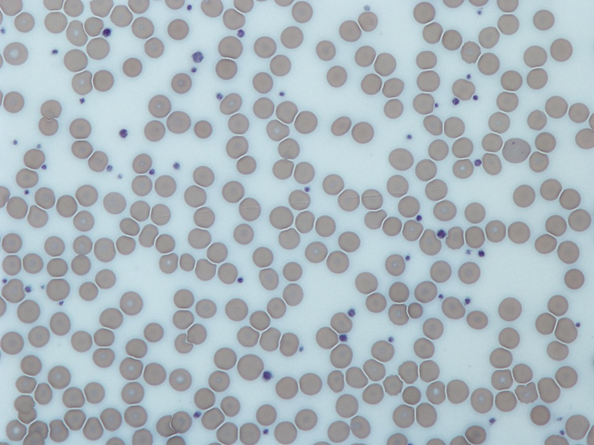
#> input picture Thursday 10:40 - 12:30/E22CSEU0955/lab7/a.png, 594 x 445 px, found by its file name
$ python task1.py   (older library calls are emulated)
#> lines starting #> are read from the running program, lines starting #| are printed output that depends on the picture
import cv2
import numpy as np
import matplotlib.pyplot as plt

image_info = [
    ('C:/Users/cchan/OneDrive/Documents/COLLEGE/SEMESTERS/Semester 6/340 l/lab/lab7/a.png', 'Blood Cell Image'),
    ('C:/Users/cchan/OneDrive/Documents/COLLEGE/SEMESTERS/Semester 6/340 l/lab/lab7/b.png', 'Satellite Image')
]

for image_path, title in image_info:
    image = cv2.imread(image_path, cv2.IMREAD_GRAYSCALE)
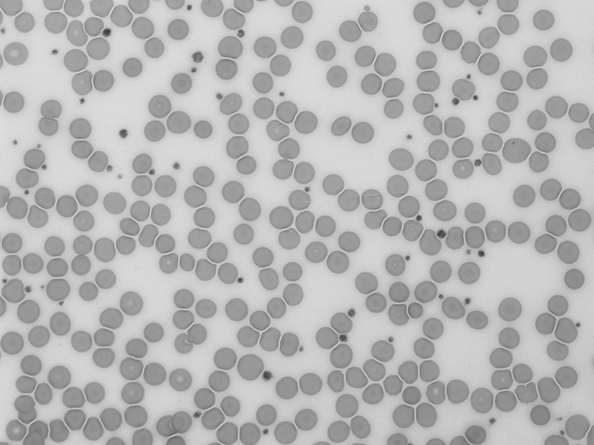
#> image: shape (445, 594); min 61, max 223, mean 181.7

    fig, axes = plt.subplots(2, 3, figsize=(14, 8))
    fig.suptitle(title, fontsize=18, fontweight='bold')

    axes[0, 0].imshow(image, cmap='gray')
    axes[0, 0].set_title("Original Image")
    axes[0, 0].axis('off')

    log = cv2.Laplacian(image, cv2.CV_64F)
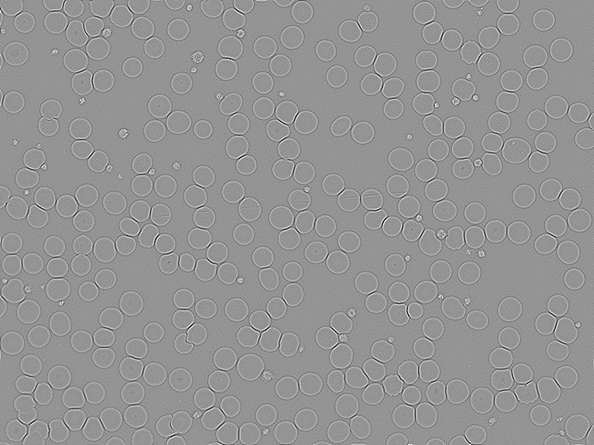
#> log: shape (445, 594) float64; min -179, max 128, mean 0; drawn with min black and max white
    axes[0, 1].imshow(log, cmap='gray')
    axes[0, 1].set_title("LoG Blob Detection")
    axes[0, 1].axis('off')

    blur1 = cv2.GaussianBlur(image, (5, 5), 1)
    blur2 = cv2.GaussianBlur(image, (5, 5), 2)
    dog = blur1 - blur2
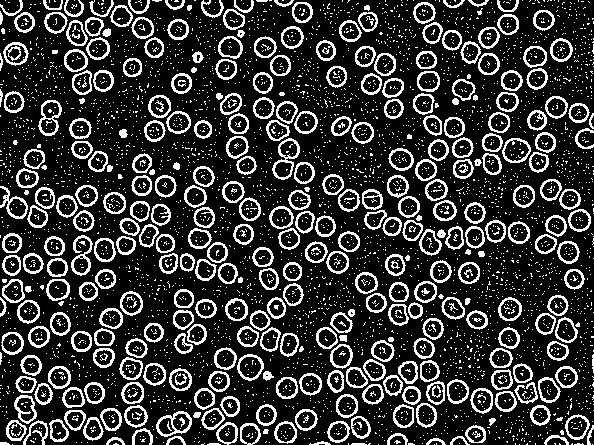
#> dog: shape (445, 594); min 0, max 255, mean 53.4
    axes[0, 2].imshow(dog, cmap='gray')
    axes[0, 2].set_title("DoG Blob Detection")
    axes[0, 2].axis('off')

    alpha = 1.5
    beta = 20
    enhanced = cv2.convertScaleAbs(image, alpha=alpha, beta=beta)
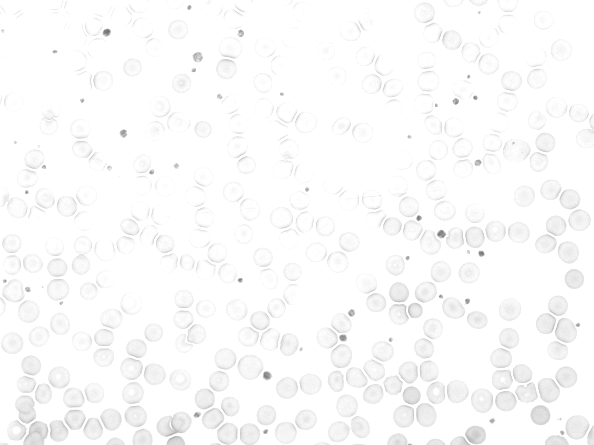
#> enhanced: shape (445, 594); min 112, max 255, mean 250.9
    axes[1, 0].imshow(enhanced, cmap='gray')
    axes[1, 0].set_title("Brightness & Contrast Adjustment")
    axes[1, 0].axis('off')

    kernel = np.array([[0, -1, 0], [-1, 5, -1], [0, -1, 0]])
    sharpened = cv2.filter2D(image, -1, kernel)
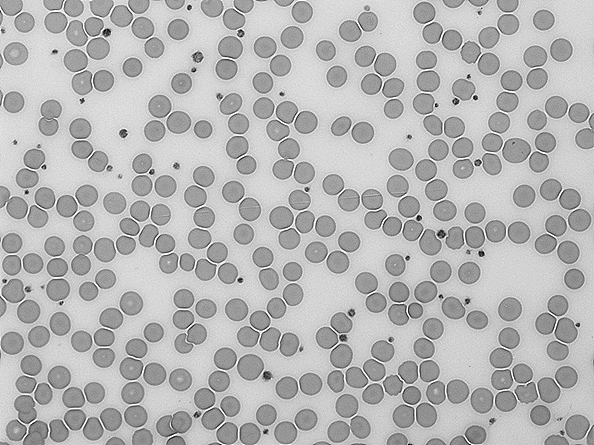
#> sharpened: shape (445, 594); min 0, max 255, mean 181.5
    axes[1, 1].imshow(sharpened, cmap='gray')
    axes[1, 1].set_title("Sharpened Image")
    axes[1, 1].axis('off')

    equalized = cv2.equalizeHist(image)
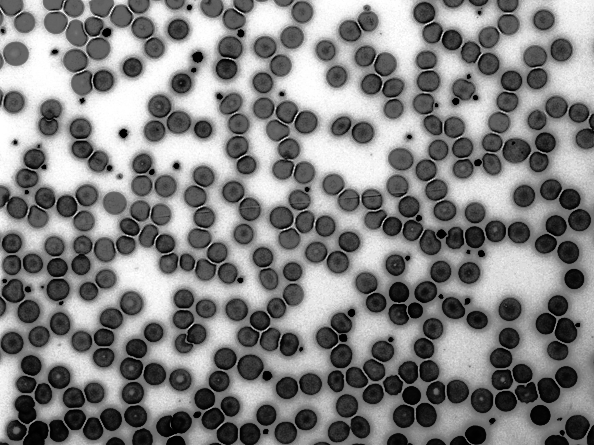
#> equalized: shape (445, 594); min 0, max 255, mean 129.8
    axes[1, 2].imshow(equalized, cmap='gray')
    axes[1, 2].set_title("Histogram Equalization")
    axes[1, 2].axis('off')

    plt.tight_layout()
    plt.show()
#> pass 2 of the loop `for image_path, title in image_info:`:
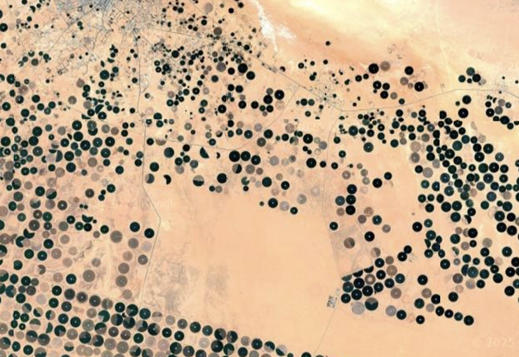
#> input picture Thursday 10:40 - 12:30/E22CSEU0955/lab7/b.png, 519 x 357 px, found by its file name
#> image: shape (357, 519)
#> log: shape (357, 519) float64
#> blur1: shape (357, 519)
#> blur2: shape (357, 519)
#> dog: shape (357, 519)
#> enhanced: shape (357, 519)
#> `sharpened = cv2.filter2D(image, -1, kernel)`:
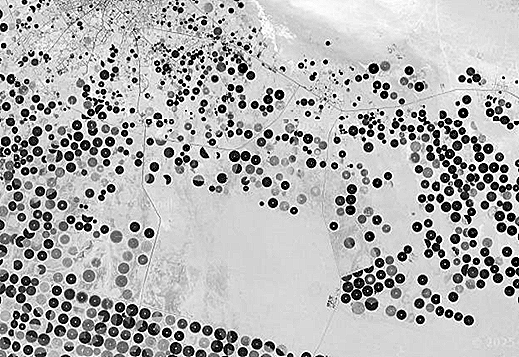
#> sharpened: shape (357, 519); min 0, max 255, mean 178.4
#> `equalized = cv2.equalizeHist(image)`:
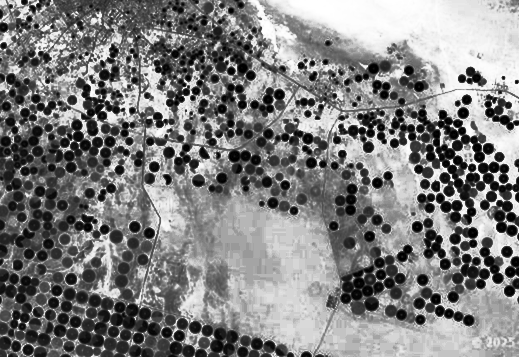
#> equalized: shape (357, 519); min 0, max 255, mean 128.1
